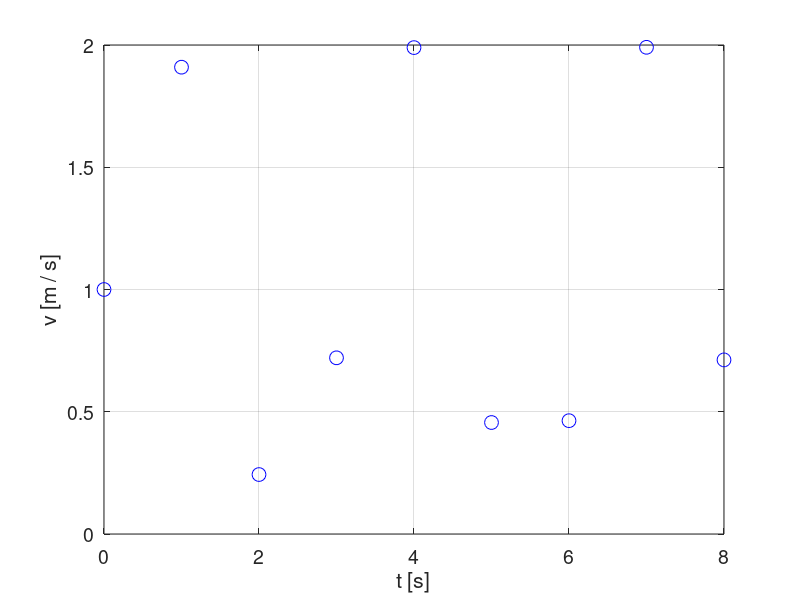

The MATLAB script that drew this image: (Note: this script raises an error after producing the figure.)
% Supposedly one measures a variable which is a function of 
% time, such as velocity V in the X direction. A value of v is 
% measured each second. 
% Let us plot the measurements. Run the following block of 
% code. 

t = [0; 1; 2; 3; 4; 5; 6; 7; 8];
V = [1.000000000000000; 1.909297426825682; 
    0.243197504692072; 0.720584501801074; 
    1.989358246623382; 0.455978889110630; 
    0.463427081999565; 1.990607355694870; 
    0.712096683334935];
figure(1); clf; plot(t, V, 'bo', 'MarkerSize', 10); xlabel('t [s]'); 
ylabel('v [m / s]'); set(gca, 'FontSize', 14); grid on; clear all; clc;
% Clearing variables and workspace is done at or near the end 
% of after each block of code for the purposes of clarity of this 
% tutorial. 


%                                           Page 1
%%%%%%%%%%%%%%%%%%%%%%%%%%%%%%%%


% Supposedly one knows that the value of the x coordinate at 
% t == 0 is x == 0 and wishes to find the value of the x coordinate 
% at t === 8 s. In order to do that, one has to integrate the 
% velocity function. Only the values in nine specific time points 
% have been measured and the velocity function as a whole is 
% unknown. In such cases, numerical integration has to be 
% performed to give an accurate estimation of the actual value of 
% the x coordinate. ZIntegralA is a tool which can be used to do 
% just that. The simplest way of integrating a function numerically 
% can be performed and visualized using the ZIntegralA function 
% by setting the pseudo-order of accuracy of 0. Run the 
% following block of code  in order to do that. 

t = [0; 1; 2; 3; 4; 5; 6; 7; 8];
V = [1.000000000000000; 1.909297426825682; 
    0.243197504692072; 0.720584501801074; 
    1.989358246623382; 0.455978889110630; 
    0.463427081999565; 1.990607355694870; 
    0.712096683334935];
x = t;
y = V; 
xmin = 0;   % Lower integration boundary. 
xmax = 8;   % Upper integration boundary. 
Psacc = 0; % Pseudo-order of accuracy. 
mode = 0;   % Mode of integration. See later. 
figr = 1;   % Figure number for the plot. 
X = ZIntegralA(x, y, xmin, xmax, Psacc, mode, figr);
xlabel('t [s]'); ylabel('v [m / s]'); set(gca, 'FontSize', 14);
clearvars -except X; clc; X
clearvars X;


%                                           Page 2
%%%%%%%%%%%%%%%%%%%%%%%%%%%%%%%%


% The principle of numerical integration is to estimate what the 
% function is based on the numerical data. In the previous case, 
% the function is estimated to be constant between each two 
% neighboring midway points between neighboring data points. 
% ZIntegral function offers more complex estimations such as a 
% piecewise Lagrange polynomial of the Psacc-th order of the 
% data if the mode parameter is set to be either 0, 1, or 2. 
% Depending on the mode parameter, the construction of the 
% piecewise Lagrange polynomial changes. For simple use of 
% the ZIntegral function, the ZIntegralASimple function has the 
% parameters Psacc and mode are fixed as Psacc == 3 and 
% mode == 1 as it is good practice in most cases. Run the 
% following block of code to see these parameters used on the 
% examined set of data for yourself. 

t = [0; 1; 2; 3; 4; 5; 6; 7; 8];
V = [1.000000000000000; 1.909297426825682; 
    0.243197504692072; 0.720584501801074; 
    1.989358246623382; 0.455978889110630; 
    0.463427081999565; 1.990607355694870; 
    0.712096683334935];
x = t;
y = V; 
xmin = 0;   % Lower integration boundary. 
xmax = 8;   % Upper integration boundary. 
Psacc = 3; % Pseudo-order of accuracy. 
mode = 1;   % Mode of integration. See later. 
figr = 1;   % Figure number for the plot. 
X = ZIntegralA(x, y, xmin, xmax, Psacc, mode, figr);
xlabel('t [s]'); ylabel('v [m / s]'); set(gca, 'FontSize', 14);
clearvars -except X; clc; X
clearvars X;


%                                           Page 3
%%%%%%%%%%%%%%%%%%%%%%%%%%%%%%%%


% At this point, it may become apparent that the actual velocity 
% function might be a kind of sinusoidal function. Indeed, the 
% velocity in m / s is V(t) = sin(2 * t) + 1 if time t is expressed in 
% seconds. It is important to note that increasing the Psacc may 
% not result in a more accurate estimation of the function being 
% integrated even if the function is analytical. For example, if 
% Psacc is increased to the maximum possible value of 
% Psacc == 9 - 1 (9 is the size of the velocity/time data vector), 
% the estimation of the actual velocity function resembles the 
% actual function less. The integration result is also less close to 
% the actual value, which is about 8.98. 
% Run the following block of code to see for yourself. 

t = [0; 1; 2; 3; 4; 5; 6; 7; 8];
V = [1.000000000000000; 1.909297426825682; 
    0.243197504692072; 0.720584501801074; 
    1.989358246623382; 0.455978889110630; 
    0.463427081999565; 1.990607355694870; 
    0.712096683334935];
x = t;
y = V; 
xmin = 0;	% Lower integration boundary. 
xmax = 8;	% Upper integration boundary. 
Psacc = 9 - 1; % Pseudo-order of accuracy. 
mode = 1;	% Mode of integration. See later. 
figr = 1;	% Figure number for the plot. 
X = ZIntegralA(x, y, xmin, xmax, Psacc, mode, figr);
xlabel('t [s]'); ylabel('v [m / s]'); set(gca, 'FontSize', 14);
tt = linspace(min(t), max(t), 1000); VV = sin(2*tt) + 1;
hold on; plot(tt, VV, 'k', 'LineWidth', 1.5);   % Actual velocity plot. 
clearvars -except X; clc; X
clearvars X;


%                                           Page 4
%%%%%%%%%%%%%%%%%%%%%%%%%%%%%%%%


% The mode parameter is of little importance in most cases. It 
% only becomes truly relevant when the neighboring data points 
% are far apart in terms of the x axis. For complete 
% understanding, see the ZIntegralA documentation and code. 
% To explore the impact of the mode parameter, run one the 
% following two blocks of code and vary the mode parameter. 

x = [0; 1; 3; 5; 8; 35; 37; 40; 45];
y = [10; 9; 8; 11; 13; 5; 4; 3; 2];
xmin = 0;   % Lower integration boundary. 
xmax = 45;   % Upper integration boundary. 
Psacc = 3;	% Pseudo-order of accuracy. 
mode = 1;   % Mode of integration. 
figr = 1;   % Figure number for the plot. 
ZIntegA = ZIntegralA(x, y, xmin, xmax, Psacc, mode, figr);
xlabel('x'); ylabel('y'); set(gca, 'FontSize', 14);
clearvars -except  ZIntegA; clc;  ZIntegA
clearvars  ZIntegA;


x = [-3; -2; 3; 4; 5; 8];
y = sin(x);
xmin = -2;   % Lower integration boundary. 
xmax = 4;	% Upper integration boundary. 
Psacc = 2;	% Pseudo-order of accuracy. 
mode = 0;	% Mode of integration. 
figr=1;	% Figure number for the plot. 
ZIntegA = ZIntegralA(x, y, xmin, xmax, Psacc, mode, figr);
xlabel('x'); ylabel('y'); set(gca, 'FontSize', 14);
xx = linspace(min(x), max(x), 1000); yy = sin(xx);
hold on; plot(xx, yy, 'k', 'LineWidth', 1.5);   % Actual function plot. 
clearvars -except ZIntegA; clc; ZIntegA
clearvars ZIntegA;


%                                           Page 5
%%%%%%%%%%%%%%%%%%%%%%%%%%%%%%%%